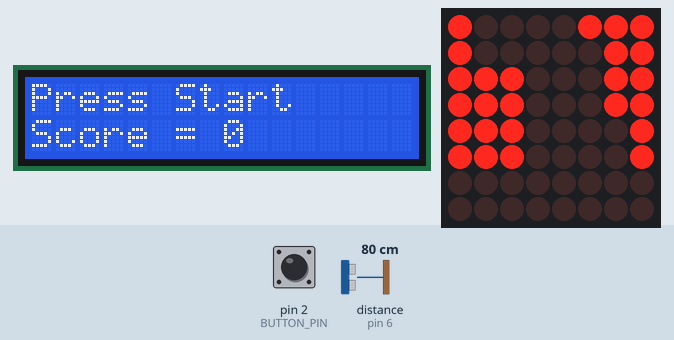
This sketch was run on a simulated Arduino Uno, built with avr-gcc and run on an emulated ATmega328P. Shown: 16×2 character LCD, 8×8 LED matrix. Wiring (inferred from the names in the program): ultrasonic range finder: trigger pin 5; echo pin 6. Inputs (shaded band) come from the test bench; at power-on: pin 2 (BUTTON_PIN) HIGH, distance to the obstacle (sensor on pin 6) 80 cm. The echo pulse lasts 58.3 µs per cm.

Above: at 1.2 s.
1.3 s: pin 2 (BUTTON_PIN) pulled LOW for 0.15 s
At 1.7 s:
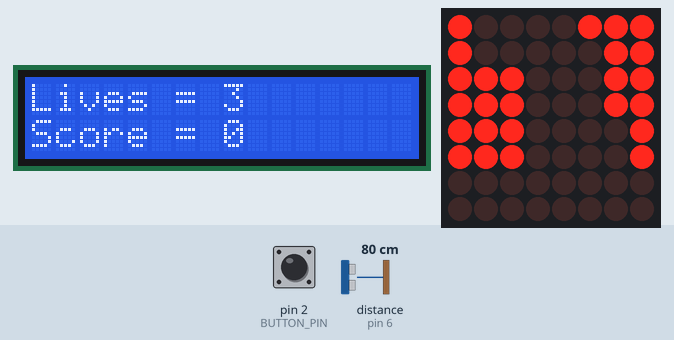
4.4 s: distance to the obstacle (sensor on pin 6) set to 24 cm
At 6.2 s:
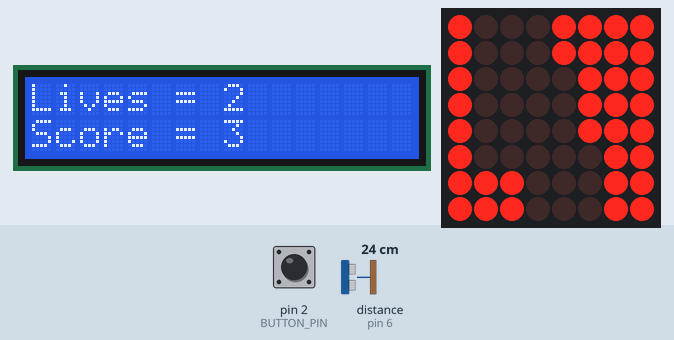
6.5 s: pin 2 (BUTTON_PIN) pulled LOW for 1 s
At 7.0 s:
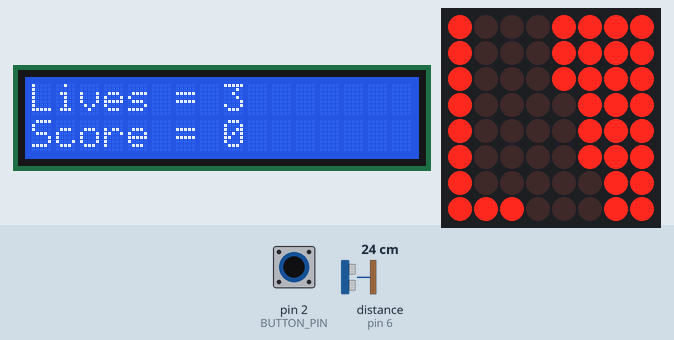
8.1 s: distance to the obstacle (sensor on pin 6) set to 18 cm
At 10.2 s:
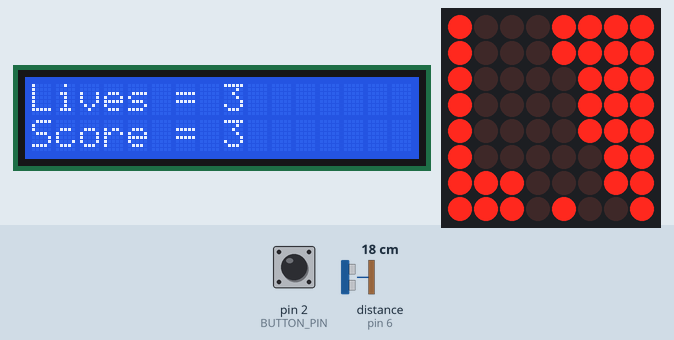
10.5 s: distance to the obstacle (sensor on pin 6) set to 14 cm
At 12.1 s:
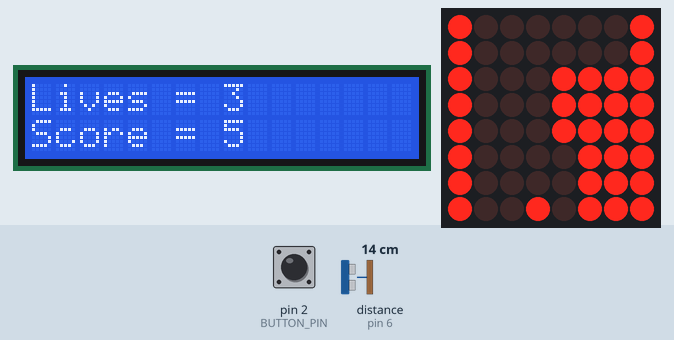
12.5 s: distance to the obstacle (sensor on pin 6) set to 9 cm
At 16.7 s:
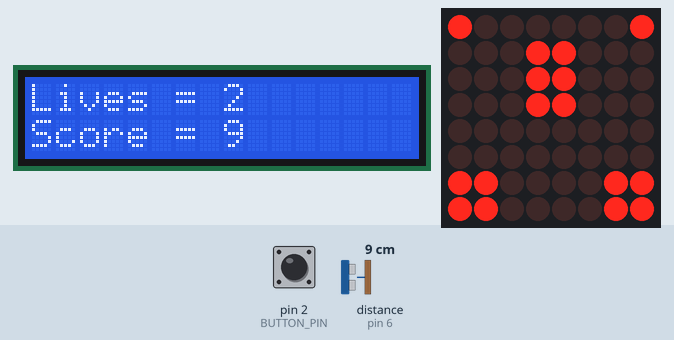
Timing chart, 0 to 16.9 s (numbered marks = the images above; inputs shaded):
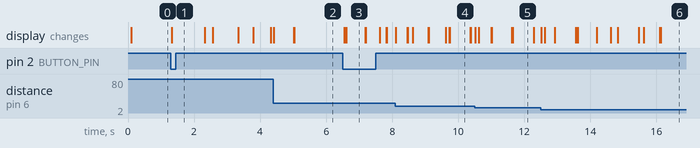

Measured:
- the behaviour switches between 16 and 15 cm on distance to the obstacle (sensor on pin 6) (found by bisection; images 4 and 5)
- after the input at 1.3 s, the display: changes at once (image 1)
- after the input at 4.4 s, the display: first changes at once (image 2 shows a later state)
- after the input at 6.5 s, the display: first changes after 0.05 s (image 3 shows a later state)
- after the input at 8.1 s, the display: first changes at once (image 4 shows a later state)
- after the input at 10.5 s, the display: first changes at once (image 5 shows a later state)
- after the input at 12.5 s, the display: first changes at once (image 6 shows a later state)

The sketch:

proiectJocMatrice.ino
```cpp
#include "LedControl.h" //  need the library
#include <LiquidCrystal.h>
LiquidCrystal lcd(3,4,7,8,9,13); // 3 4 7 8 9 13
LedControl lc = LedControl(12, 11, 10, 1); //DIN, CLK, LOAD, No. DRIVER

// pin 12 is connected to the MAX7219 pin 1
// pin 11 is connected to the CLK pin 13
// pin 10 is connected to LOAD pin 12
// 1 as we are only using 1 MAX7219

//---DEFINE SECTION---
#define TRIG_PIN 5
#define ECHO_PIN 6
#define BUTTON_PIN 2

//---DECLARE VARIABLES---
unsigned long startTimeGame = micros(), timeGame = 0, score = 0;
float delayTime = 1200;
int carPositionPre, carPosition = 0, distMicro, mapPosition = 0;
float distanceObject;
short gameStatus = 0, numberOfLives = 3;
char matrix[45][8] //game's map. It's a loop map.
{
  {0, 0, 0, 0, 0, 0, 0, 0},
  {0, 0, 0, 0, 0, 0, 0, 0},
  {1, 1, 1, 0, 0, 0, 0, 1},
  {1, 1, 1, 0, 0, 0, 0, 1},
  {1, 1, 1, 0, 0, 0, 1, 1},
  {1, 1, 1, 0, 0, 0, 1, 1},
  {1, 0, 0, 0, 0, 0, 1, 1},
  {1, 0, 0, 0, 0, 1, 1, 1},
  {1, 0, 0, 0, 0, 1, 1, 1},
  {1, 0, 0, 0, 0, 1, 1, 1},
  {1, 0, 0, 0, 1, 1, 1, 1},
  {1, 0, 0, 0, 1, 1, 1, 1},
  {1, 0, 0, 0, 1, 1, 1, 1},
  {1, 0, 0, 0, 0, 0, 0, 1},
  {1, 0, 0, 0, 0, 0, 0, 1},
  {1, 1, 0, 0, 0, 0, 1, 1},
  {1, 1, 0, 0, 0, 0, 1, 1},
  {0, 0, 0, 0, 0, 0, 0, 0},
  {0, 0, 0, 0, 0, 0, 0, 0},
  {0, 0, 0, 1, 1, 0, 0, 0},
  {0, 0, 0, 1, 1, 0, 0, 0},
  {0, 0, 0, 1, 1, 0, 0, 0},
  {1, 0, 0, 0, 0, 0, 0, 1},
  {1, 1, 0, 0, 0, 0, 1, 1},
  {1, 1, 0, 0, 0, 0, 1, 1},
  {1, 1, 0, 0, 0, 0, 1, 1},
  {1, 1, 0, 0, 0, 0, 1, 1},
  {1, 1, 1, 0, 0, 0, 1, 1},
  {1, 1, 1, 0, 0, 0, 0, 1},
  {1, 1, 1, 1, 0, 0, 0, 1},
  {1, 1, 1, 1, 0, 0, 0, 1},
  {1, 1, 1, 1, 0, 0, 0, 1},
  {1, 1, 0, 0, 0, 0, 0, 1},
  {1, 1, 0, 0, 0, 0, 0, 1},
  {1, 0, 0, 0, 0, 0, 0, 1},
  {1, 0, 0, 0, 0, 0, 0, 1},
  {1, 0, 0, 1, 1, 0, 0, 1},
  {1, 0, 0, 1, 1, 0, 0, 1},
  {0, 0, 0, 1, 1, 0, 0, 0},
  {0, 0, 0, 0, 0, 0, 0, 0},
  {0, 0, 0, 0, 0, 0, 0, 0},
  {1, 1, 1, 0, 0, 0, 1, 1},
  {1, 1, 1, 0, 0, 0, 1, 1},
  {1, 0, 0, 0, 0, 1, 1, 1},
  {1, 0, 0, 0, 0, 1, 1, 1}
};

void setup()
{
  // the zero refers to the MAX7219 number, it is zero for 1 chip
  lc.shutdown(0, false); // turn off power saving, enables display
  lc.setIntensity(0, 2); // sets brightness (0~15 possible values)
  lc.clearDisplay(0);// clear screen
  pinMode(TRIG_PIN, OUTPUT);
  pinMode(ECHO_PIN, INPUT);
  pinMode(BUTTON_PIN, INPUT_PULLUP);
  lcd.begin(16,2);
  lcd.clear();

}

//---SENSOR---
//Read the imput from ultrasonic sensor and measure the distance for motion control
void readSensor()
{
  digitalWrite(TRIG_PIN, LOW); //clear trig
  delayMicroseconds(2);
  digitalWrite(TRIG_PIN, HIGH);
  delayMicroseconds(10);
  digitalWrite(TRIG_PIN, LOW);
  distMicro = pulseIn(ECHO_PIN, HIGH); // time in microseconds
  distanceObject = 0.034 * distMicro / 2;
}

//Sometimes the sensor returns odd numbers like -100 and if you move your hand just a little it can be unstable, so there is an error measure
void calibrateSensor()
{
    if (distanceObject > 3 && distanceObject < 27)
      if (abs(carPosition - distanceObject) > 1) // here i calculate the error
      {
        carPositionPre = carPosition;
        carPosition = distanceObject;
      }
}

//--- GRAPHICS 8x8 MATRIX---
void displayCar()
{
  if (carPositionPre != carPosition)
  {
    lc.setLed(0, 7, carPositionPre / 3 - 1, false);
    lc.setLed(0, 7, carPosition / 3 - 1, true);
  }
  else lc.setLed(0, 7, carPosition / 3 - 1, true);
}

void displayMap()
{
   for (int i = 7; i >= 0; i--)
    for (int j = 7; j >= 0; j--)
      lc.setLed(0, i, j, matrix[(7 - i + mapPosition) % 45][j]); // i use %45 because my map is 45x8 and in
}

//---GAME MECHANICS---
void verifyColision()
{
  for (int j = 0; j <= 7; j++)
  {
    if (matrix[(mapPosition) % 45][j] == 1 && j == carPosition / 3 - 1)
      endOfLife();
  }
}

void endOfLife()
{
    for (int i = 0; i <= 7; i++)
    for (int j = 0; j <= 7; j++)
    {
      if (i == j)
        lc.setLed(0, i, j, true);
      else if (7 - i == j)
        lc.setLed(0, i, j, true);
      else lc.setLed(0, i, j, false);
    }
    numberOfLives--;
    if (numberOfLives <= 0)
      gameStatus = 0;
    else gameStatus = 2;
}

void changeLevel()
{
  delayTime = delayTime - 10;
}

//---LCD---
void displayScoreLife()
{
    clearScreen();
    lcd.setCursor(0, 0);
    lcd.print("Lives = ");
    lcd.print(numberOfLives);
    lcd.setCursor(0, 1);
    lcd.print("Score = ");
    lcd.print(score / 1000);
}

void clearScreen()
{
  lcd.setCursor (0, 0);
  for (int i = 0; i < 16; ++i)
  {
    lcd.write(' ');
  }
  lcd.setCursor (0, 1);
  for (int i = 0; i < 16; ++i)
  {
    lcd.write(' ');
  }
}

void displayStartGame()
{
    clearScreen();
    lcd.setCursor(0, 0);
    lcd.print("Press Start");
    lcd.setCursor(0, 1);
    lcd.print("Score = ");
    lcd.print(score / 1000);
}

void scoreCalculus()
{
  score = score + (millis() - timeGame);
}

//---GAME STATUS AND BASIC INSTRUCTIONS---
void loop()
{
  if(gameStatus == 0)// this is game over or start of the game
  {
    displayStartGame();
    readSensor();
    calibrateSensor();
    displayMap();
    displayCar();
    mapPosition = 0;
    numberOfLives = 3;
    delayTime = 1200;
    if (digitalRead(BUTTON_PIN) == 0)
    {
      gameStatus = 1;
      score = 0;
      timeGame = millis();
    }

  }
  if (gameStatus == 1) // this means game is running
  {
    timeGame = millis();
    displayScoreLife();
    readSensor();
    calibrateSensor();
    displayCar();
    if (millis() - startTimeGame > delayTime)
    {
      displayMap();
      mapPosition++;
      startTimeGame = millis();
    }
    verifyColision();
    if (mapPosition % 20 == 0)
      changeLevel();
    scoreCalculus();
  }
  if (gameStatus == 2) //this means game is paused because of death, freeze and invincibility for 5s.
  {
    displayScoreLife();
    readSensor();
    calibrateSensor();
    displayCar();
    displayMap();
    if (digitalRead(BUTTON_PIN) == 0)
      gameStatus = 1;
  }
}
```
